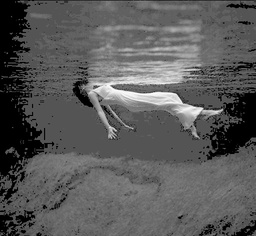
#> input picture Histogram Equalization/gama_0.2.jpg, 256 x 236 px, shrunk from 511 x 472 before the run
$ python tmp.py
#> lines starting #> are read from the running program, lines starting #| are printed output that depends on the picture
import numpy as np
import cv2

def normalize_histogram(img):
    width, height = img.shape[:2]

    res = np.zeros(256)

    for i in range(width):
        for j in range(height):
            pix_res = img[i, j]
            res[pix_res] = res[pix_res] + 1

    num_pix = img.shape[0] * img.shape[1]
    res = res / num_pix

    return res

def equalize(img):
    norm_hist = normalize_histogram(img)
    equalized = np.zeros(256)

    for i in range(256):
        equalized[i] = np.sum(norm_hist[:i + 1])

    equalized = 255 * equalized
    equalized = np.around(equalized)

    return equalized

def match(eq_hist_inp, eq_hist_desired, img):
    new_img = np.zeros(shape=img.shape, dtype=int)

    width, height = img.shape[:2]
    for i in range(width):
        for j in range(height):
            pixel_val = np.where(eq_hist_desired == eq_hist_inp[img[i, j]][0])

            if np.array_equal(pixel_val[0], np.array([])) is False:
                new_img[i, j] = pixel_val[0][0]
            else:
                nearest = min(eq_hist_desired, key=lambda x:abs(x - eq_hist_inp[img[i, j]][0]))

                print(eq_hist_inp[img[i, j]][0], ' ' , nearest)
                new_img[i, j ] = nearest

    cv2.imwrite('eafa.jpg', new_img)

def main():
    img1 = cv2.imread('gama_0.2.jpg')
#> img1 is the input picture: shape (236, 256, 3); min 0, max 255, mean 89.9
    img2 = cv2.imread('gama_0.5.jpg')
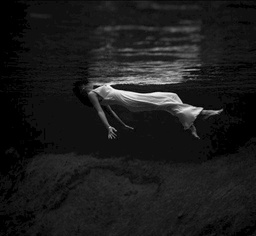
#> input picture Histogram Equalization/gama_0.5.jpg, 256 x 236 px, shrunk from 511 x 472 before the run
#> img2 is the input picture: shape (236, 256, 3); min 0, max 254, mean 27.4

    eq_hist_inp = equalize(img1)
#> after the loop in normalize_histogram, `for i in range(width):`: res = 256 values, max 5182 at index 84, min 2 at index 254, mean 236
#> in normalize_histogram, `res = res / num_pix`: res = 256 values, max 0.0858 at index 84, min 3.31e-05 at index 254, mean 0.00391
#> in equalize, `norm_hist = normalize_histogram(img)`: norm_hist has the same summary as res in normalize_histogram
#> after the loop in equalize, `for i in range(256):`: equalized = 256 values from 0.0627 to 1
#> in equalize, `equalized = 255 * equalized`: equalized = 256 values from 16 to 255
#> eq_hist_inp = 256 values from 16 to 255
    eq_hist_desired = equalize(img2)
#> eq_hist_desired = 256 values from 19 to 255

    match(eq_hist_inp, eq_hist_desired, img1)
#> the loop in match, `for i in range(width):` made 236 passes
#> (printed output is left out)
#> after the loop in match, `for i in range(width):`:
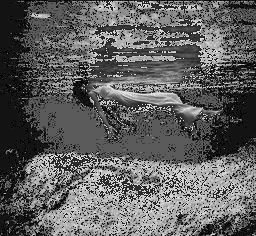
#> new_img: shape (236, 256, 3) int64; min 1, max 226, mean 95.8

main()
